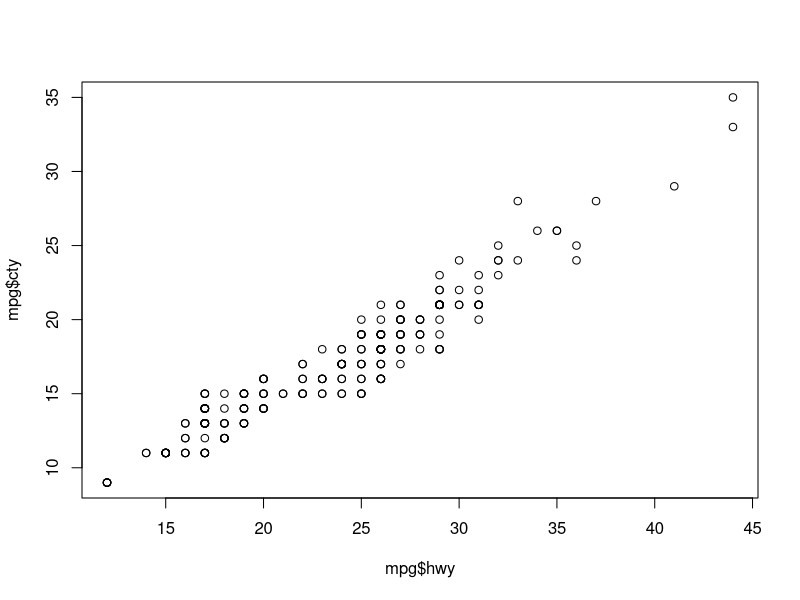
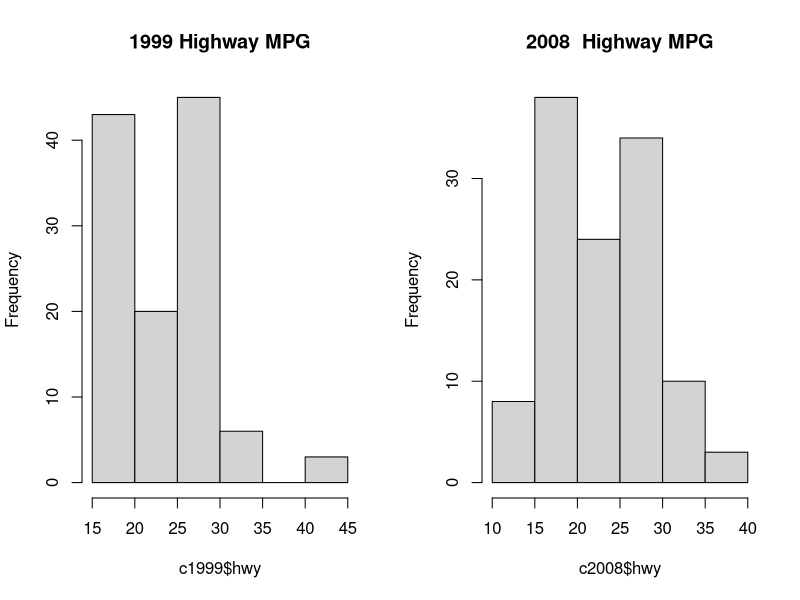

Here is the R script that generated these plots, in order:
## ---- chunk 1
knitr::opts_chunk$set(echo = TRUE)
## ---- chunk 2
#R Commands 1
cf1 <- c(24,15)
ce1 <- (cf1-32)*(5/9)
ce1
## ---- chunk 3
#R Commands 2
vec200 <- rep(c(3,1),100)
vec200

## ---- chunk 4
#R Commands 3
numPerfect <- 0
for (i in 1:2001){
  square <- sqrt(i)
  if (square == round(square)){
    numPerfect <- numPerfect + 1
  }
}
numPerfect
## ---- chunk 5
library(ggplot2)
head(mpg)
mpg1 <- mpg[order(-mpg$hwy),]
top3 <- head(mpg1,3)
top3
## ---- chunk 6
mpg2 <- mpg[mpg$class == "compact",]
numCompact <- nrow(mpg2)
numCompact
## ---- chunk 7
plot(mpg$hwy,mpg$cty,data=mpg)
## ---- chunk 8
library(ggplot2)
c1999 <- mpg[mpg$year == 1999,]
c2008 <- mpg[mpg$year == 2008,]
c(mean(c1999$cty),mean(c2008$cty))
c(mean(c1999$hwy),mean(c2008$hwy))
c(median(c1999$cty),median(c2008$cty))
c(max(c1999$hwy),max(c2008$hwy))
c(max(c1999$cty),max(c2008$cty))
c(min(c1999$hwy),min(c2008$hwy))
c(min(c1999$cty),min(c2008$cty))
par(mfrow=c(1,2))
hist(c1999$hwy,main="1999 Highway MPG")
hist(c2008$hwy,main="2008  Highway MPG")

